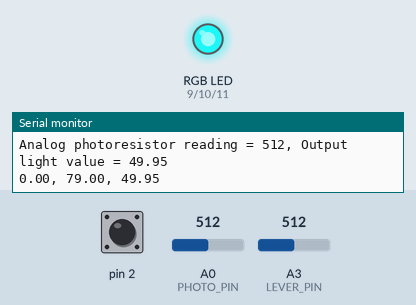
The sketch below on a simulated Arduino Uno, built with avr-gcc and run on an emulated ATmega328P. Parts: an RGB LED mixed from three pins (HIGH = lit), the last lines printed to the serial monitor. Inputs (shaded band) come from the test bench; at power-on: pin 2 HIGH, A3 (LEVER_PIN) = 512, A0 (PHOTO_PIN) = 512.

Above: at 1.2 s.
1.3 s: pin 2 pulled LOW for 3.2 s
At 5.6 s:
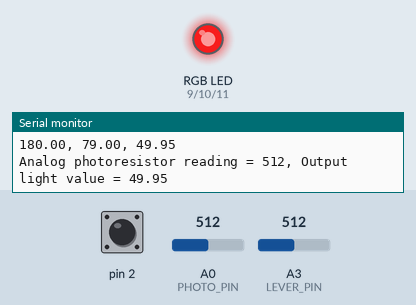
6.0 s: A3 (LEVER_PIN) set to 545
At 7.0 s:
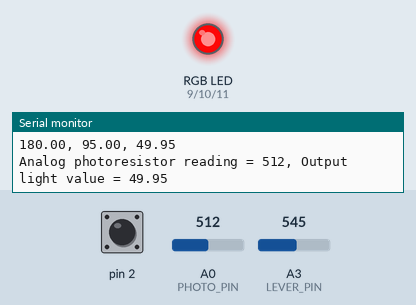
7.6 s: A3 (LEVER_PIN) set to 569
At 8.8 s:
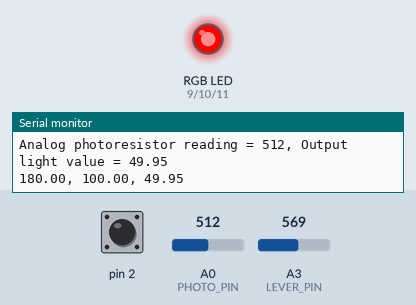
9.2 s: pin 2 pulled LOW for 0.15 s
At 9.8 s:
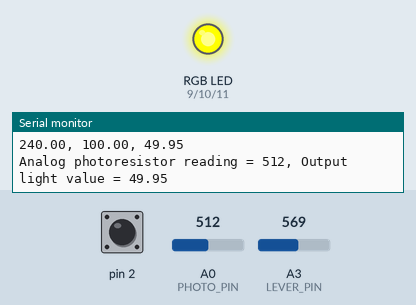
10.8 s: A0 (PHOTO_PIN) set to 527
At 11.7 s:
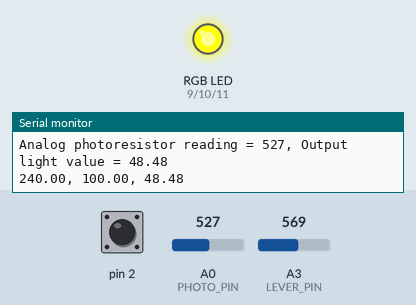
13.8 s: A0 (PHOTO_PIN) set to 1023
At 15.3 s:
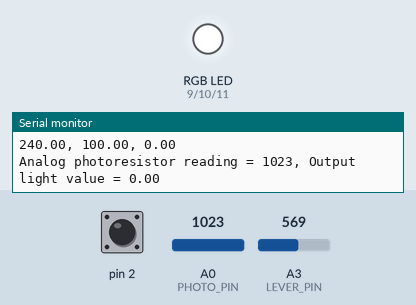
Timing chart, 0 to 16.4 s (numbered marks = the images above; inputs shaded):
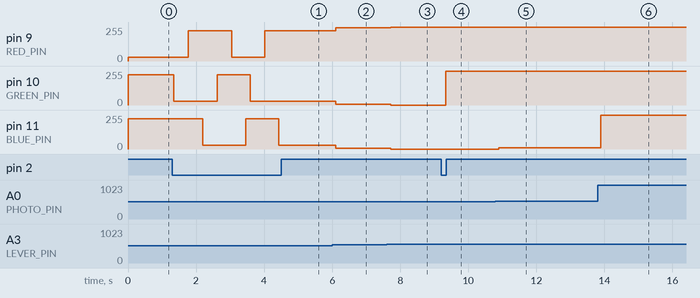

The sketch:

final_nightlight_code.ino
```cpp
// To implement the paperclip capacitive button, I used the Capacitive Sensing library found on the Arduino Playground.
// Source: https://playground.arduino.cc/Main/CapacitiveSensor/
// Created by: Paul Badger

// Capacitive button code (namely: checkButton() ) was also aided by the Arduino Paper Controller project on the Arduino Project Hub.
// Source: https://create.arduino.cc/projecthub/millerman4487/arduino-paper-controller-buttons-slider-d2ae64
// Created by: millerman4487

#include <CapacitiveSensor.h>

// Working in HSL space, this controls the maximum "Lightness" value of the LED. Photoresistor will vary Lightness from 0.0 to this value. 50.0 is max for full color, any higher and the color starts turning white, any lower and the LED loses brightness.
const float LIGHTNESS_CUTOFF = 50.0;

// If true, this overrides the photoresistor and makes the "Lightness" value of the LED equal to the LIGHTNESS_CUTOFF value.
const bool FULL_LIGHTNESS_TESTING = false;

// Controls the min. amount of capacitance needed to sense clip button is "pressed".
const long CAPACITANCE_MINIMUM = 10000;


// ************ Defining pins used by Arduino. ************
const int RED_PIN = 9;
const int GREEN_PIN = 10;
const int BLUE_PIN = 11;

const int PHOTO_PIN = A0;
const int LEVER_PIN = A3;

CapacitiveSensor clipButton = CapacitiveSensor(4,2);
// ************ End of pin definitions. ************


// Defining universal variables that are used by multiple functions.
int R, G, B, photoReading, leverReading, touchLoop;

// Attempts to fix issues with paperclip button, where colors would shift 2+ hue increments in a single touch.
bool justChanged;


// ********** Main Arduino Functions **********
void setup()
{
  pinMode(RED_PIN, OUTPUT);
  pinMode(GREEN_PIN, OUTPUT);
  pinMode(BLUE_PIN, OUTPUT);

  touchLoop = 0;
  colorHandler();
  justChanged = false;

  Serial.begin(9600);
}

void loop()
{
  checkButton();
  colorHandler();
}
// ********** End of Main Arduino functions **********


// ********** Custom Modular Functions for Controlling Input and Output **********

// Checks amount of capacitance in paperclip, moves to next hue value if over threshold set by CAPACITANCE_MINIMUM value.
void checkButton() {
  long capValue = clipButton.capacitiveSensor(1000);
  //Serial.println(total);

  if (capValue > CAPACITANCE_MINIMUM)
    if (touchLoop < 5) {
      touchLoop++;
      justChanged = true;
    } else
      touchLoop = 0;
}


// Gets Hue, Saturation, and Lightness values and sends them to the HSL to RGB conversion stage. Waits a moment if hue has just been changed.
void colorHandler() {
  setColor(60.0*touchLoop, getLeverToSat(), getBrightnessToLight());

  if (justChanged) {
    justChanged = false;
    delay(300);
  }

  //printCapacitance();
}


// All photoresistor code was heavily aided by lady ada's Adafruit lesson on photocells for Arduino.
// Source: https://learn.adafruit.com/photocells/using-a-photocell

// Gets photoresistor value, then converts it to Lightness value for HSL. Never returns anything above the LIGHTNESS_CUTOFF value.
float getBrightnessToLight() {
  float light;

  photoReading = analogRead(PHOTO_PIN);
  light = ((1023 - photoReading)/10.23);

  printBrightness(light);

  if (light < LIGHTNESS_CUTOFF)
    return light;
  else
    return LIGHTNESS_CUTOFF;
}


// Gets potentiometer lever value, then converts it to Saturation value for HSL. Potentiometer can only move within a small range.
float getLeverToSat() {
  float sat = 100.0;
  int leverConvert;

  leverReading = analogRead(LEVER_PIN);
  if (leverReading > 555)
    leverConvert = 100;
  else
    leverConvert = map(leverReading, 350, 555, 0, 100);
  sat = leverConvert*1.0;

  //printForce(sat);

  return sat;
}


// Sends HSL values through RGB converter and applies them to physical LED.
void setColor(float hue, float sat, float light) {
  float H,S,L;

  if (FULL_LIGHTNESS_TESTING)
    light = LIGHTNESS_CUTOFF;

  H = (hue/3.6)/100;
  S = sat/100;
  L = light/100;

  HSL_to_RGB(H,S,L);
  printHSL(hue,sat,light);

  changeLED(R,G,B);
  //printRGB();
}


// All RGB LED code was heavily aided by Simon Monk's Adafruit lesson on RGB LEDs for Arduino.
// Source: https://learn.adafruit.com/adafruit-arduino-lesson-3-rgb-leds/overview

// Applies computed RGB values to physical LED.
void changeLED(int red, int green, int blue) {

  //Subtraction required because of anode LED setup.
  red = 255 - red;
  green = 255 - green;
  blue = 255 - blue;

  analogWrite(RED_PIN, red);
  analogWrite(GREEN_PIN, green);
  analogWrite(BLUE_PIN, blue);
}
// ********** End of Modular Functions **********


// ********** Functions used for Debugging. **********

void printRGB() {
  Serial.print(R);
  Serial.print(", ");
  Serial.print(G);
  Serial.print(", ");
  Serial.println(B);
}

void printHSL(float H, float S, float L) {
  Serial.print(H);
  Serial.print(", ");
  Serial.print(S);
  Serial.print(", ");
  Serial.println(L);
}

void printBrightness(float l) {
  Serial.print("Analog photoresistor reading = ");
  Serial.print(photoReading);
  Serial.print(", Output light value = ");
  Serial.println(l);
  Serial.println();
}

void printForce(float s) {
  Serial.print("Potentiometer reading = ");
  Serial.print(leverReading);
  Serial.print(", Output sat value = ");
  Serial.println(s);
  Serial.println();
}

void printCapacitance() {
  long total = clipButton.capacitiveSensor(1000);
  Serial.println(total);
}

// ********** End of debug section. **********


// ********** HSL to RGB Conversion **********
// Pseudocode source: https://www.easyrgb.com/en/math.php
// Implementation into Arduino done by me.

//   H, S and L input range = 0 - 1.0
//   R, G and B output range = 0 - 255

void HSL_to_RGB(float H, float S, float L) {
  float var_1, var_2;

  if ( S == 0 ) {
    R = round(L * 255);
    G = round(L * 255);
    B = round(L * 255);
  } else {
    if ( L < 0.5 ) {
      var_2 = L * ( 1 + S );
    } else {
      var_2 = ( L + S ) - ( S * L );
    }

    var_1 = 2 * L - var_2;

    R = round(255 * Hue_to_RGB(var_1, var_2, H + (1.0 / 3)));
    G = round(255 * Hue_to_RGB(var_1, var_2, H));
    B = round(255 * Hue_to_RGB(var_1, var_2, H - (1.0 / 3)));
  }
}

// This function handles Hue calculations.
float Hue_to_RGB(float v1, float v2, float vH ) {
  if (vH < 0)
    vH += 1;
  if(vH > 1)
    vH -= 1;

  if ((6 * vH ) < 1)
    return (v1 + (v2 - v1) * 6 * vH);
  if ((2 * vH) < 1)
    return (v2);
  if ((3 * vH ) < 2)
    return (v1 + (v2 - v1) * ((2.0/3) - vH) * 6);
  return (v1);
}

// ********** End of HSL and RGB **********
```

Measured:
- after the input at 1.3 s, pin 9 (RED_PIN): 27/255 → 228/255 after 0.47 s, → 27/255 1.3 s later, → 228/255 0.97 s later; pin 10 (GREEN_PIN): 228/255 → 27/255 after 0.05 s, → 228/255 1.3 s later, → 27/255 0.97 s later; pin 11 (BLUE_PIN): 228/255 → 27/255 after 0.90 s, → 228/255 1.3 s later, → 27/255 0.97 s later
- after the input at 6.0 s, pin 9 (RED_PIN): 228/255 → 249/255 after 0.10 s; pin 10 (GREEN_PIN), pin 11 (BLUE_PIN): 27/255 → 7/255 after 0.10 s
- after the input at 7.6 s, pin 9 (RED_PIN): 249/255 → 255/255 after 0.12 s; pin 10 (GREEN_PIN), pin 11 (BLUE_PIN): 7/255 → 0/255 after 0.12 s
- after the input at 9.2 s, pin 10 (GREEN_PIN): 0/255 → 255/255 after 0.15 s
- after the input at 10.8 s, pin 11 (BLUE_PIN): 0/255 → 8/255 after 0.10 s
- after the input at 13.8 s, pin 11 (BLUE_PIN): 8/255 → 255/255 after 0.10 s
